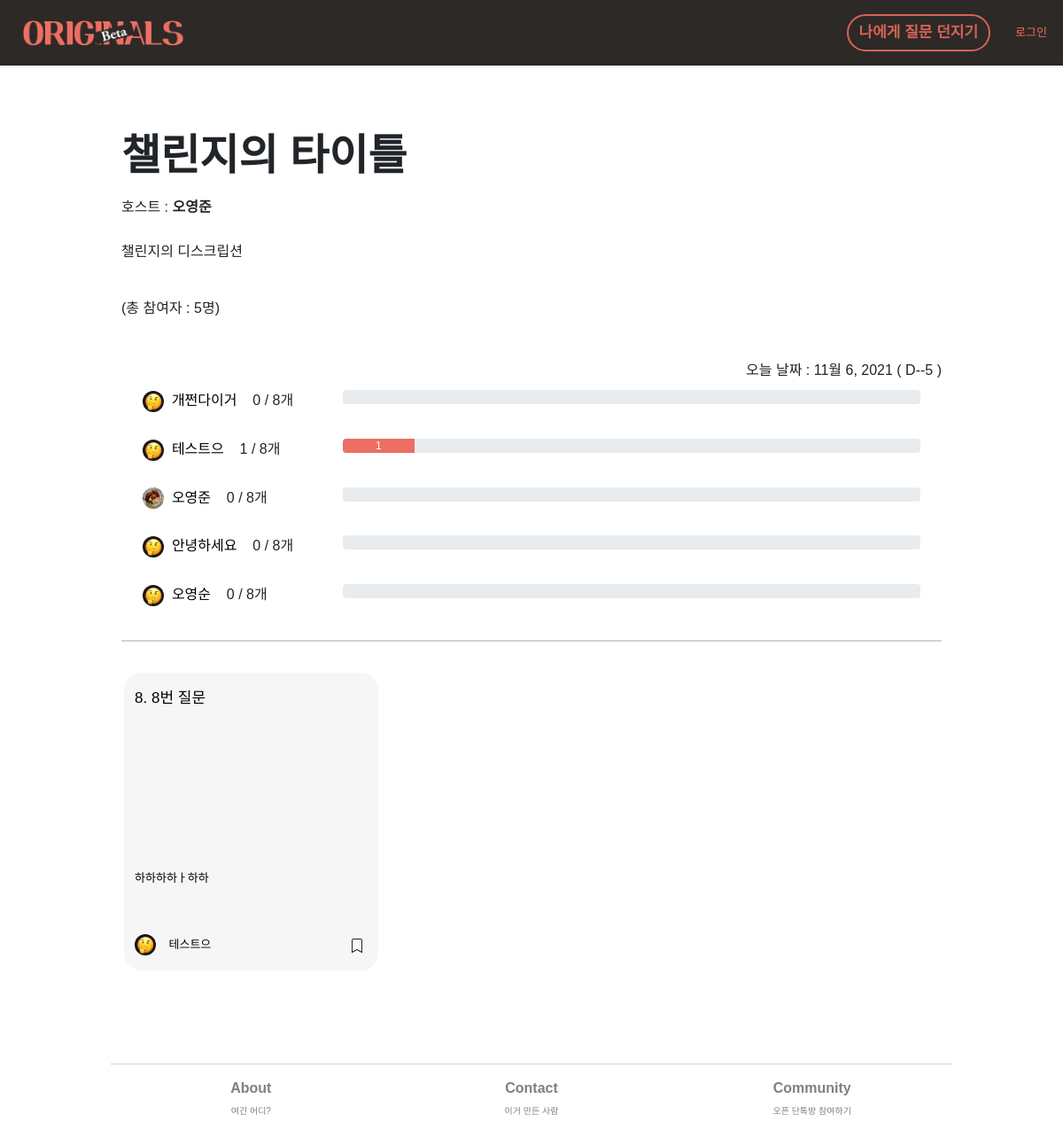
/challenge/n-day/1, run on the app's committed database.
### ndaychallenge/models.py (models this page shows, shortened)
class Challenge(models.Model):
    objects = models.Manager()
    host = models.ForeignKey(UserInfo, on_delete=models.CASCADE, related_name='host', null=True, blank=True)
    co_host = models.ManyToManyField(UserInfo, related_name='cohosts', blank=True)
    day = models.IntegerField()
    start_date = models.DateField(auto_now_add=False)
    end_date = models.DateField(auto_now_add=False)
    title = models.CharField(max_length=30, null=True, blank=True)
    desc = models.TextField(null=True, blank=True)
    participant = models.ManyToManyField(UserInfo, related_name='participant', blank=True)
    pass_condition = models.IntegerField()
    passed = models.ManyToManyField(UserInfo, related_name='passed', blank=True)

### member/models.py (models this page shows, shortened)
class UserInfo(models.Model):
    objects = models.Manager()
    this_user = models.OneToOneField(User, on_delete=models.CASCADE, related_name = 'userinfo', null=True, default=None) ## UserInfo가 생성될 때마다 user에게 link된다.
    real_name = models.CharField(max_length=20, blank=True, default="내 이름")
    profile_image = models.ImageField(null=True, upload_to="profile_images", default="default_psa.jpg")
    self_intro = models.CharField(max_length=140, blank=True, default="나에 대한 간단한 소개")
    slug = models.SlugField(max_length=100, allow_unicode=True, null=False, blank=False)
    persona_type = models.CharField(max_length=50, null=False)
    is_editor = models.BooleanField(default=False)
    saved_answers = models.ForeignKey(AnswersForFromUs, on_delete=models.CASCADE, related_name = 'userinfo', null=True, default=None)

### main/models.py (models this page shows, shortened)
class AnswersForFromUs(models.Model):
    objects = models.Manager()
    type = models.CharField(max_length=10, default='us', blank=True)
    question_id = models.ForeignKey(QuestionsFromUs, on_delete=models.CASCADE, related_name='answerforfromus', null=False, default=None)
    author_id = models.ForeignKey(User, on_delete=models.CASCADE, related_name='answerforfromus', null=False)
    body = models.CharField(max_length=10000, blank=True) # 답변을 하지 않고 저장하는 경우--null=True 필요없나?
    image = models.ImageField(null=True, blank=True, upload_to='answer_img')
    created_at = models.DateField(auto_now_add=True)
    updated_at = models.DateField(auto_now_add=True)
    created_at_time = models.DateTimeField(auto_now_add=True, null=True, blank=True)
    is_shared = models.BooleanField(default=True)
    on_magazine = models.BooleanField(default=False)
    author_favorite = models.BooleanField(default=False)

class QuestionsFromUs(models.Model):
    objects = models.Manager()
    question_no = models.IntegerField(null=True)
    title = models.CharField(max_length = 100, blank=False)
    body = models.TextField(blank=True)
    image = models.ImageField(null=True, blank=True, upload_to="question_img")
    is_nudge = models.BooleanField(default=False)
    created_at = models.DateField(auto_now_add=True)

### ndaychallenge/views.py (the view)
# urls.py: path('challenge/', include('ndaychallenge.urls')),
def ndaychallenge(request, id):
    now = timezone.now()
    string__today = str(now).split()[0]
    today = datetime.strptime(string__today, '%Y-%m-%d').date()
    navbar_context = navbar(request)
    this_challenge = Challenge.objects.get(id=id)
    if today < this_challenge.start_date:
        available = 'before'
    elif today >= this_challenge.start_date and today <= this_challenge.end_date:
        available = 'current'
    elif today > this_challenge.end_date:
        available = 'after'
    participants = this_challenge.participant.values_list('this_user', flat=True).order_by('?')
    list__participants = list(participants)
    total_participants = participants.count()
    answers_since_start_date = AnswersForFromUs.objects.filter(author_id__in=list__participants, created_at__gte=this_challenge.start_date)
    answers_is_shared_true = answers_since_start_date.filter(is_shared=True)
    paginator_is_shared_true = Paginator(answers_is_shared_true, 10)
    page_is_shared_true = request.GET.get('page')
    is_shared_paginated = paginator_is_shared_true.get_page(page_is_shared_true)
    list__challenge_data = []
    for p in participants:
        dict__challenge_data = {}
        this_user_ans = answers_since_start_date.filter(author_id=p).count()
        this_user_info = UserInfo.objects.get(this_user=p)
        dict__challenge_data['author'] = this_user_info.real_name
        dict__challenge_data['profile_image'] = this_user_info.profile_image
        dict__challenge_data['count'] = this_user_ans
        dict__challenge_data['profile_url'] = this_user_info.this_user.username
        if this_user_ans >= this_challenge.pass_condition:
            dict__challenge_data['progress'] = 100
        else:
            dict__challenge_data['progress'] = (this_user_ans/this_challenge.pass_condition)*100
        list__challenge_data.append(dict__challenge_data)
    remaining = str(this_challenge.end_date - today).split('day')[0]
    host = this_challenge.host.real_name
    pre_context = {
        'available' : available,
        'this_challenge' : this_challenge,
        'participants' : participants,
        'answers_since_start_date' : answers_since_start_date,
        'list__challenge_data' : list__challenge_data,
        'pass_condition' : this_challenge.pass_condition,
        'today' : today,
        'end_date' : this_challenge.end_date,
        'remaining' : remaining,
        'is_shared_paginated' : is_shared_paginated,
        'total_participants' : total_participants,
        'host' : host,
    }
    context = {**navbar_context, **pre_context}
    return render(request, 'ndaychallenge/nday.html', context)

### ndaychallenge/views.py (called while the page is built)
def navbar(request):
    if request.user.is_authenticated:
        navbar_this_user = request.user
        try:
            navbar_this_userinfo = UserInfo.objects.get(this_user=navbar_this_user)
            navbar_authenticated = 'True'
            navbar_context = {
                'navbar_authenticated' : navbar_authenticated,
                'navbar_this_user' : navbar_this_user.username,
                'navbar_this_userinfo' : navbar_this_userinfo,
            }
        except ObjectDoesNotExist:
            navbar_authenticated = 'False'
            navbar_context = {
                navbar_authenticated : navbar_authenticated,
                'navbar_this_user' : navbar_this_user.username,
            }
    else:
        navbar_authenticated = 'False'
        navbar_context = {
            'navbar_authenticated' : navbar_authenticated,
        }
    return navbar_context

### ndaychallenge/templates/ndaychallenge/nday.html (shortened to what this page needs)
{% extends 'main/base.html' %}
{% load static %}
{% block content %}
<div class="row-h-80"></div>
<div class="row">
    <div class="col">
        <div class="text-xl bolder">
            {{this_challenge.title}}
        </div>
    </div>
</div>
<div class="row">
    <div class="col">
        호스트 : <span class='bolder'>{{host}}</span>
    </div>
</div>
<div class="row">
    <div class="col">
        <p class="text-m">
            {{this_challenge.desc|linebreaks}}<br>
            (총 참여자 : {{total_participants}}명)
        </p>
    </div>
</div>
<div class="row-h-20"></div>
<div class="row">
    <div class="col right">
        오늘 날짜 : {{today}} ( D-{{remaining}})
    </div>
</div>
<div class="container">
{% for d in list__challenge_data %}
    <div class="row">
        <div class="col-12 col-md-3">
            <a href='/profile/{{d.profile_url}}'>
            <img class='profile-img-list' src="{{d.profile_image.url}}"/>&nbsp;&nbsp;{{d.author}}</a>
            &nbsp;&nbsp; {{d.count}} / {{pass_condition}}개
        </div>
        <div class="col-12 col-md-9">
            <div class="progress">
                <div class="progress-bar" role="progressbar" style="width: {{d.progress}}%" aria-valuenow="{{d.count}}" aria-valuemin="0" aria-valuemax="{{pass_condition}}">{{d.count}}</div>
            </div>
        </div>
    </div>
    <div class="row-h-20"></div>
    {% endfor %}
</div>
<div class="row-h-20 bottom-border"></div>
<div class="row">
    {% for i in is_shared_paginated %}
    <div class="col-12 col-md-4">
        <div class="row align-middle">
            <div class="card card-body grid-card col ans-us-card">
                <a href="/originals-answer/{{i.id}}" id="ans-click-id-{{u.id}}">
                    <div class="row">
                        <div class="col">
                            <div class="text-m ques-title">
                                {{i.question_id.question_no}}. {{i.question_id.title}}
                            </div>
                        </div>
                    </div>
                    <div class="row list-img-container-row">
                    </div>
                    <div class="row">
                        <div class="col">
                            <div class='text-s link textbunch truncate'>{{i.body}}</div>
                        </div>
                    </div>
                </a>
                <div class="row">
                    <div class="col-10 my-auto text-s">
                        <a href='/profile/{{i.author_id.username}}'>
                            {% if i.author_id.userinfo.profile_image %}
                            <img class='profile-img-list' src="{{i.author_id.userinfo.profile_image.url}}">
                            {% endif %}
                        &nbsp;&nbsp;&nbsp;{{i.author_id.userinfo.real_name}}</a>
                    </div>
                    <div class="col-2 my-auto text-center">
                        {% if i.id in list__us_saved_by_user %}
                        <div class='bookmark-orig' id='us-ans-id-{{i.id}}' onclick="BookmarkUs(id)">
                            <svg class="bookmark-icon bi bi-bookmark-fill"  xmlns="http://www.w3.org/2000/svg" width="16" height="16" fill="currentColor" viewBox="0 0 16 16">
                                <path d="M2 2v13.5a.5.5 0 0 0 .74.439L8 13.069l5.26 2.87A.5.5 0 0 0 14 15.5V2a2 2 0 0 0-2-2H4a2 2 0 0 0-2 2z"/>
                                </svg>
                        </div>
                        {% else %}
                        <div class='bookmark-orig' id='us-ans-id-{{i.id}}' onclick="BookmarkUs(id)">
                        </div>
                        {% endif %}
                    </div>
                </div>
            </div>
        </div>
    </div>
    {% endfor %}
</div>
{%endblock%}

### static/base.css (style rules this page uses)
a { text-decoration: none !important; color: black !important; }
body { font-family : 'NanumSquare', sans-serif !important; min-height: 100vh; display: flex; flex-direction: column; }
.row { margin-top: 10px !important; }
.row-h-20 { height: 20px; }
.row-h-80 { height: 80px; }
.bottom-border { border-bottom : 2px lightgray solid; }
.grid-card { margin : 15px !important; border-radius: 20px !important; border-color: transparent !important; background-color: #F6F6F6 !important; padding-right: 11px !important ; padding-left: 11px !important ; padding-top: 5px !important; transition: transform 100ms cubic-bezier(.877, .079, .123, .985), -webkit-transform 100ms cubic-bezier(.877, .079, .123, .985); }
.right { text-align: right; }
.text-xl { font-size : 3rem; font-weight: 800; }
.text-m { font-size: 1.063rem; }
.text-s { font-size: 0.813rem; }
.textbunch { line-height: 1.75; }
.bolder { font-weight: 800; }
.truncate { overflow: hidden; height : 4rem; }
.profile-img-list { height: 1.5rem; width: auto; border-radius: 50px; }
.list-img-container-row { height: 10rem; overflow: hidden; display: flex; align-items: center; justify-content: center; margin-right: 0px; margin-left: 0px; }
.progress-bar { background-color: #ed6f63 !important; }
.bookmark-icon { cursor: pointer; }

### data on the page
Challenge: title "챌린지의 타이틀", desc "챌린지의 디스크립션"
UserInfo: real_name "오영준", author "오영준"
UserInfo: author "개쩐다이거"
UserInfo: author "테스트으"
UserInfo: author "안녕하세요"
UserInfo: author "오영순"
AnswersForFromUs: question_id.question_no "8", question_id "8번 질문", body "하하하하ㅏ하하", author_id.userinfo.profile_image (placeholder picture), author_id.userinfo.real_name "테스트으"

### other printed values
{{ total_participants }} "5"
{{ today }} "11월 6, 2021"
{{ remaining }} "-5"
{{ d.count }} "0" "1" "0" "0" "0"
{{ pass_condition }} "8" "8" "8" "8" "8"
{{ d.count }} "1"
